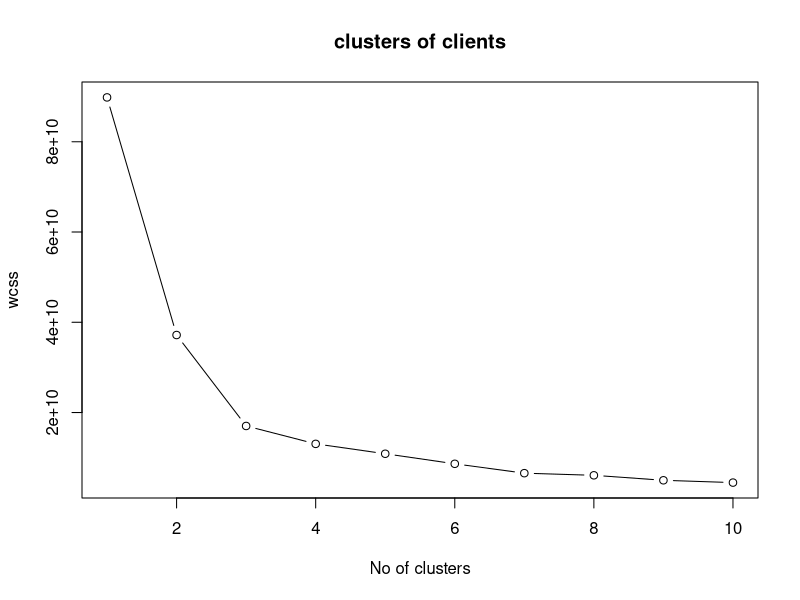
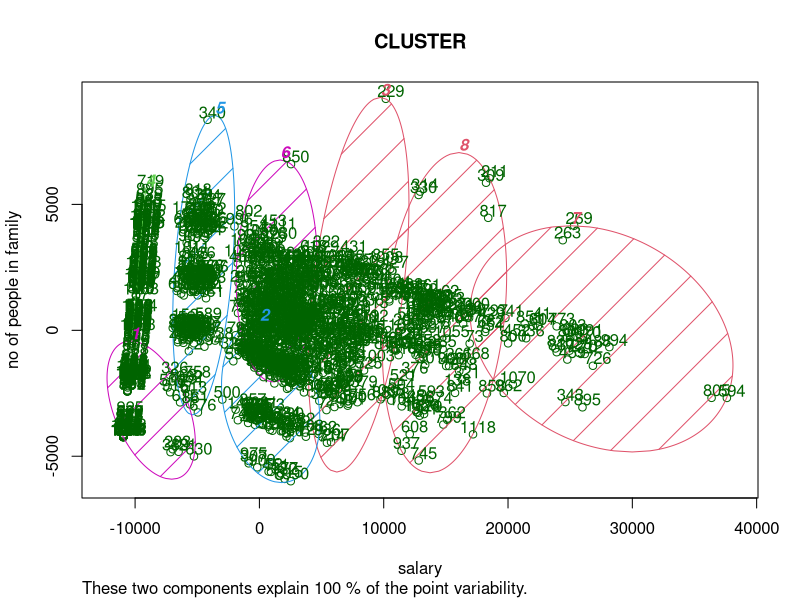

Generate these figures, in order, with R:
# K Mean Clustering
dataset <- read.csv('RF_Final.csv')
X <- dataset[13:14]


#Elbow method
set.seed(6)
wcss <- vector()
for(i in 1:10) wcss[i] <- sum(kmeans(X, i)$withinss)
plot(1:10, wcss, type = 'b', main = paste('clusters of clients'), xlab = 'No of clusters', ylab = 'wcss')

# Applying K means to the dataset
options(max.print=999999)
set.seed(29)
kmeans <- kmeans(X, 8, iter.max = 300, nstart = 10)

# Plotting graph
#install.packages('cluster')
library(cluster)
clusplot(X,
         kmeans$cluster,
         lines = 0,
         shade = TRUE,
         color = TRUE,
         labels = 2,
         plotchar = FALSE,
         span = TRUE,
         main = paste('CLUSTER'),
         xlab = 'salary',
         ylab = 'no of people in family')